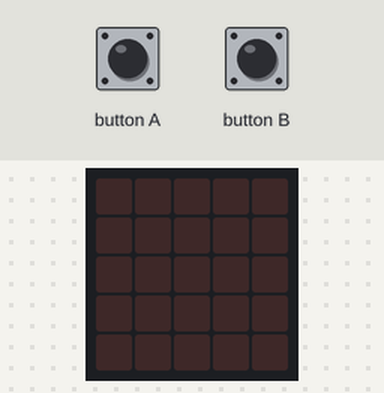
Bench run of a program on a simulated BBC micro:bit (MakeCode). Shown: the board's 5×5 LED display. The inputs (shaded band) are chosen by the test bench.

Above: at 1.2 s.
1.3 s: button A pressed for 0.15 s
At 1.8 s:
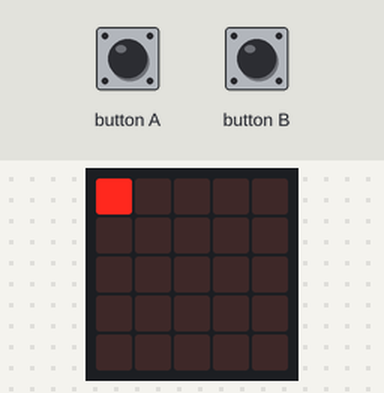
4.4 s: button B pressed for 3.2 s
At 5.3 s:
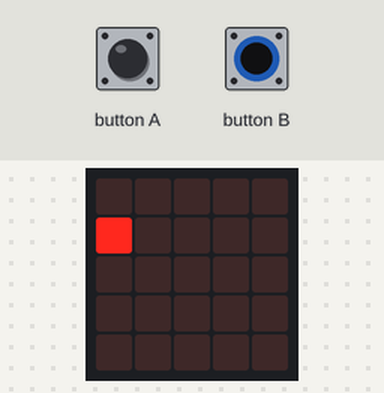
9.1 s: button B pressed for 0.15 s
At 9.6 s:
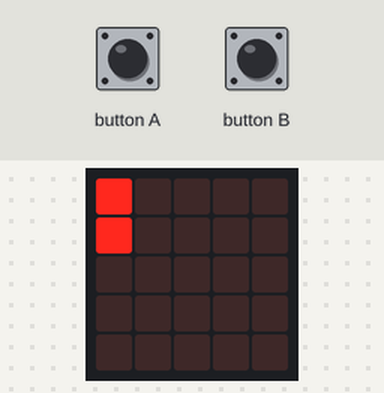
12.1 s: button A pressed for 3.2 s
At 16.4 s:
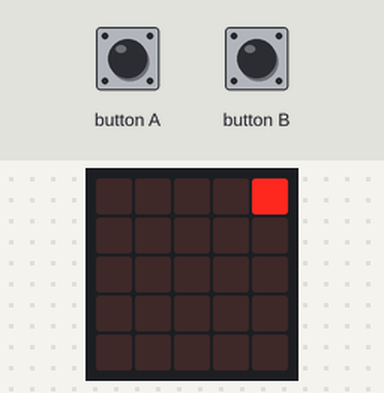
16.8 s: button A pressed for 1 s
At 17.2 s:
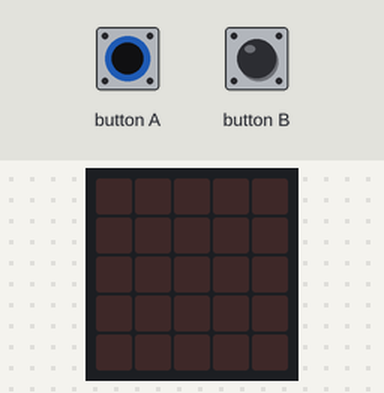
19.3 s: button A pressed for 0.15 s
At 19.8 s:
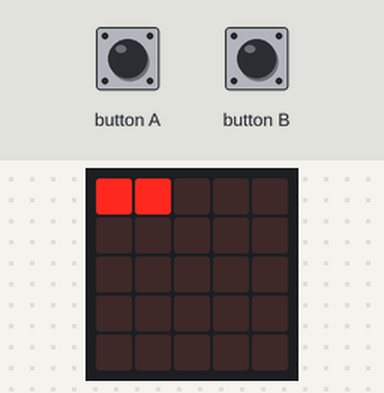
Timing chart, 0 to 22.3 s (numbered marks = the images above; inputs shaded):
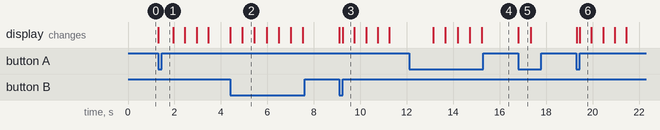

The program:

main.ts
```typescript
let x_value = 0
let y_value = 0
input.onButtonPressed(Button.A, function () {
    x_value = 0
    while (x_value <= 4) {
        led.plot(x_value, 0)
        basic.pause(500)
        basic.clearScreen()
        x_value += 1
    }
})
input.onButtonPressed(Button.B, function () {
    y_value = 0
    while (y_value <= 4) {
        led.plot(0, y_value)
        basic.pause(500)
        basic.clearScreen()
        y_value += 1
    }
})
basic.forever(function () {
    if (input.buttonIsPressed(Button.B)) {
        basic.clearScreen()
        led.plot(0, y_value)
        basic.pause(500)
        y_value += 1
        while (y_value > 4) {
            y_value = -1
        }
    }
})
basic.forever(function () {
    if (input.buttonIsPressed(Button.A)) {
        basic.clearScreen()
        led.plot(x_value, 0)
        basic.pause(500)
        x_value += 1
        while (x_value > 4) {
            x_value = -1
        }
    }
})
```

test.ts
```typescript
// 在這裡測試；當此封包作為擴充功能時，將不會編譯此內容。
```

Measured:
- after the input at 1.3 s, the display: changes at once (image 1)
- after the input at 4.4 s, the display: first changes at once (image 2 shows a later state)
- after the input at 9.1 s, the display: first changes at once (image 3 shows a later state)
- after the input at 12.1 s, the display: first changes after 1.0 s (image 4 shows a later state)
- after the input at 16.8 s, the display: changes at once (image 5)
- after the input at 19.3 s, the display: first changes at once (image 6 shows a later state)
- what the display in image 2 shows lasts 0.5 s, from 4.9 s to 5.4 s
